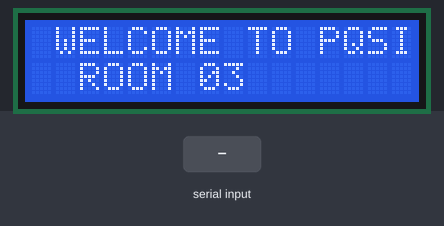
The sketch below on a simulated ESP8266 (NodeMCU). Shown: 16×2 character LCD. Inputs (shaded band) come from the test bench. WiFi joins after 1.5 s; servers stay silent unless stated; network time is answered at once with the bench clock; the local clock reads 2024-03-15 10:24:30 at power-on unless the sketch sets it; what the sketch prints to the serial monitor is not drawn.

Above: at 3.3 s.
3.4 s: "16002894AB01" received over Serial
At 4.9 s:
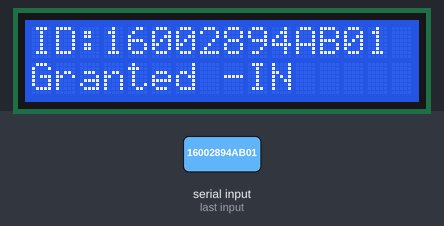
At 6.3 s:
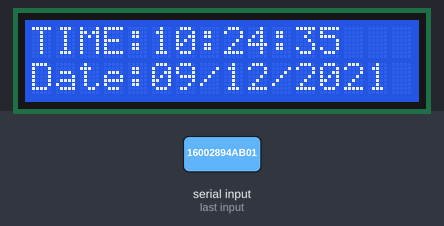
6.4 s: "0" received over Serial
At 8.9 s:
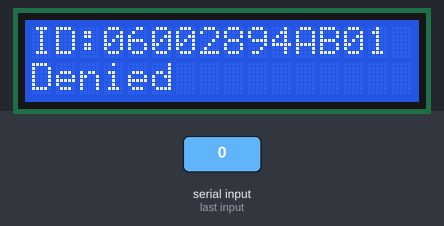
Timing chart, 0 to 10.4 s (numbered marks = the images above; inputs shaded):
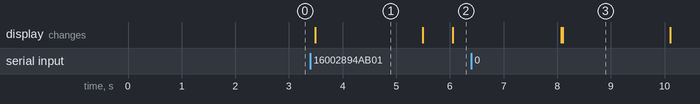

The sketch:

RF_LCD.ino
```cpp
// This code read RFID and display on lcd along with time

#include <ESP8266WiFi.h>
#include <WiFiClient.h>
#include <ESP8266WebServer.h>
#include <LiquidCrystal_I2C.h>
#include <WiFiUdp.h>
#include <NTPClient.h>
#include <TimeLib.h>
#include<Wire.h>
int count = 0;
int c=1;
char input[12];
LiquidCrystal_I2C lcd(0x3F,16,2);

ESP8266WebServer server (80);
const char* ssid = "********";
const char* password = "********";
WiFiUDP ntpUDP;
NTPClient timeClient(ntpUDP, "asia.pool.ntp.org", 19740, 60000);
char Time[ ] = "TIME:00:00:00";
char Date[ ] = "DATE:00/00/2000";
byte last_second, second_, minute_, hour_, day_, month_;
int year_;
void setup()
{
  Serial.begin(9600);
  WiFi.begin(ssid, password);
  Wire.begin(D2, D1);
  lcd.begin(16, 2);
  lcd.init();
  lcd.backlight();
  welcome();
  WiFi.begin(ssid, password);
  while (WiFi.status() != WL_CONNECTED)
  {
    delay(500);
   //lcd.setCursor(0, 0);
    //lcd.print("WiFi connecting...");
  }
  //lcd.setCursor(0, 0);
  Serial.print("WiFi connected");
  //lcd.setCursor(0, 1);
  Serial.print(WiFi.localIP());
  delay(500);
}

  void loop(){

   if(Serial.available())
   {
      count = 0;
      while(Serial.available() && count < 12)
      {
         input[count] = Serial.read();
         count++;
         delay(5);

      }
      //Serial.print(input);

  if ((strncmp(input, "16002894AB01", 12) == 0)&&(c%2!=0))
      {
        Serial.print("MOULD ID :");
        Serial.print(input);
        Serial.print("Has entered pressing room");
        Serial.println();
      in();
        delay(2000);
        dt();
        delay(2000);
        welcome();
        c++;
      }
       else if ((strncmp(input, "16002894AB01", 12) == 0)&&(c%2==0))
      {
        Serial.print("MOULD ID :");
        Serial.print(input);
        Serial.print("Has entered pressing room");
        Serial.println();
      out();
        delay(2000);
        lcd.clear();
      dt();
        delay(2000);
        welcome();
        c++;
      }
      else
      {
        Serial.print("MOULD ID :");
        Serial.print(input);
        Serial.print("Is been restricted here");
        Serial.println();
      denied();
          delay(2000);
       dt();
        delay(2000);
        welcome();
      }

  }
}
void datetime()
{
  timeClient.update();
  unsigned long unix_epoch = timeClient.getEpochTime();    // Get Unix epoch time from the NTP server
  second_ = second(unix_epoch);
  if (last_second != second_) {
    minute_ = minute(unix_epoch);
    hour_   = hour(unix_epoch);
    day_    = day(unix_epoch);
    month_  = month(unix_epoch);
    year_   = year(unix_epoch);
    Time[12] = second_ % 10 + 48;
    Time[11] = second_ / 10 + 48;
    Time[9]  = minute_ % 10 + 48;
    Time[8]  = minute_ / 10 + 48;
    Time[6]  = hour_   % 10 + 48;
    Time[5]  = hour_   / 10 + 48;
    Date[5]  = day_   / 10 + 48;
    Date[6]  = day_   % 10 + 48;
    Date[8]  = month_  / 10 + 48;
    Date[9]  = month_  % 10 + 48;
    Date[13] = (year_   / 10) % 10 + 48;
    Date[14] = year_   % 10 % 10 + 48;
    Serial.println(Time);
    Serial.println(Date);
    last_second = second_;
  }
  delay(500);

}
void welcome()
  {lcd.clear();
    lcd.setCursor(1, 0);
  lcd.print("WELCOME TO PQSI");
  lcd.setCursor(2, 1);
  lcd.print("ROOM 03  ");
  }
  void in()
  {
      lcd.clear();
        lcd.setCursor(0,0);   //Set cursor to character 2 on line 0
        lcd.print("ID:");

        lcd.print(input);
        lcd.setCursor(0,1);   //Move cursor to character 2 on line 1
        lcd.print("Granted");
        lcd.print(" -IN");

  }
  void dt()
  {
    lcd.clear();
        datetime();
        lcd.setCursor(0,0);   //Set cursor to character 2 on line 0
        lcd.print(Time);
        lcd.setCursor(0,1);   //Set cursor to character 2 on line 0
        lcd.print("Date:09/12/2021");
  }
  void denied()
  {
      lcd.clear();
        lcd.setCursor(0,0);   //Set cursor to character 2 on line 0
        lcd.print("ID:");
        lcd.print(input);

        lcd.setCursor(0,1);   //Move cursor to character 2 on line 1
        lcd.print("Denied");
  }
  void out()
  {
      lcd.clear();
        lcd.setCursor(0,0);   //Set cursor to character 2 on line 0
        lcd.print("ID:");

        lcd.print(input);
        lcd.setCursor(0,1);   //Move cursor to character 2 on line 1
        lcd.print("Granted");
        lcd.print(" -OUT");

  }
```

Measured:
- after the input at 3.4 s, the display: changes after 0.09 s (image 1)
- after the input at 6.4 s, the display: first differs from a run without the input after 1.7 s (image 3)
- what the display in image 1 shows lasts 2.0 s, from 3.5 s to 5.5 s
